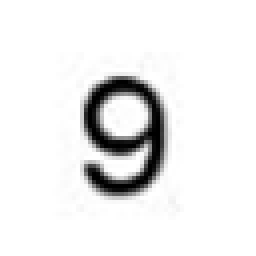
#> input picture data/9.png, 64 x 64 px (shown 4 times larger)
$ python -i cell_extract.py   (imports and definitions only)
#> lines starting #> are read from the running program, lines starting #| are printed output that depends on the picture
import cv2
import numpy as np
import pytesseract
from collections import Counter
import yaml
import threading

DEBUG = False

def debug_print(*args, **kwargs):
    if DEBUG:
        print(*args, **kwargs)

def preprocess_cell(cell_img):
    gray = cv2.cvtColor(cell_img, cv2.COLOR_BGR2GRAY)
    gray = cv2.equalizeHist(gray)
    gray = cv2.resize(gray, (64, 64), interpolation=cv2.INTER_LINEAR)
    return gray

# [78 lines left out: functions load_ocr_configs, template_match_cell, extract_and_recognize_cell, not called in this run]

>>> import cv2
>>> picture = cv2.imread('../data/9.png')
#> picture is the input picture: shape (64, 64, 3); min 0, max 255, mean 236.5
>>> result = preprocess_cell(picture)
#> in preprocess_cell, `gray = cv2.equalizeHist(gray)`:
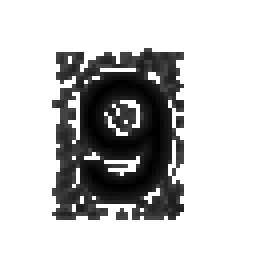
#> gray: shape (64, 64) (shown 4 times larger); min 0, max 255, mean 194.9
